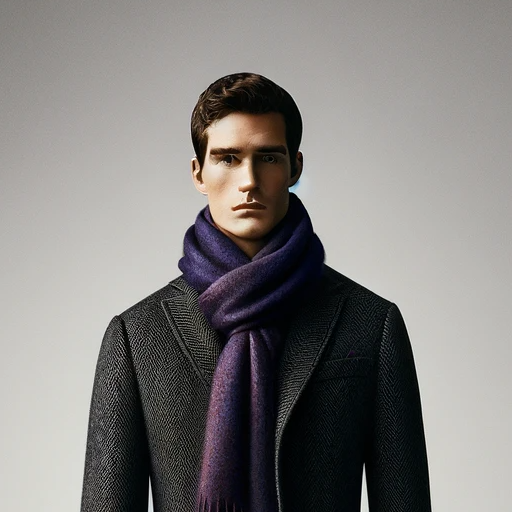
#> input picture images/1000.PNG, 512 x 512 px, found by its file name
$ jupyter execute --allow-errors watermark_library.ipynb
#> lines starting #> are read from the running program, lines starting #| are printed output that depends on the picture
1. Take the dataset and standardise it in 512x512 blocks
2. Convert the the dataset image into their SHA256 hash
3. Encrpt the SHA256 using one of the availble algos
4. Embed the encrypted text using imwatermark/DCT algo
5. Extract the watermark
6. decode encryption and see if the sha 256 is same

[cell 1]
import cv2
from imwatermark import WatermarkEncoder

bgr = cv2.imread('/Users/kabir/Downloads/Watermark/images/1000.PNG')
#> bgr is the input picture: shape (512, 512, 3); mean B, G, R 125.8, 127.7, 130.2
watermark_image = cv2.imread('/Users/kabir/Downloads/Watermark/images/dice_water.png', cv2.IMREAD_GRAYSCALE)
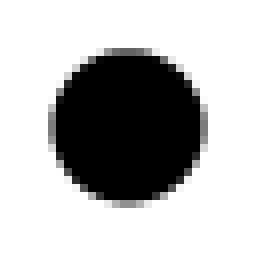
#> input picture images/dice_water.png, 32 x 32 px, found by its file name (shown 8 times larger)
#> watermark_image is the input picture: shape (32, 32); min 0, max 255, mean 183.5
wm = (watermark_image).astype(int)
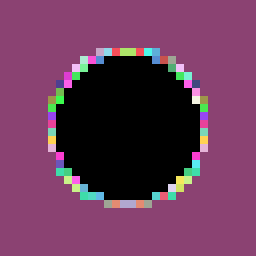
#> wm: shape (32, 32) int64 (shown 8 times larger); 49 distinct labels, from 0 to 255; one colour per label, 0 black

#> (the rest of this cell did not finish here and is left out)

[cell 2]
import cv2
from imwatermark import WatermarkDecoder

bgr = cv2.imread('test_wm.png')

#> (the rest of this cell did not finish here and is left out)

[cell 3]
print(str(wm))
#> (printed output is left out)
